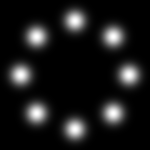
#> input picture test.png, 150 x 150 px
$ python example.py
#> lines starting #> are read from the running program, lines starting #| are printed output that depends on the picture; after the words box and inside, x2 and y2 are one past the last pixel; in counts of white or black regions, pixels touching at a corner belong together
### phase_retrieval.py
import numpy as np

def fienup_phase_retrieval(mag, mask=None, beta=0.8,
                           steps=200, mode='hybrid', verbose=True):
    """
    Implementation of Fienup's phase-retrieval methods. This function
    implements the input-output, the output-output and the hybrid method.

    Note: Mode 'output-output' and beta=1 results in
    the Gerchberg-Saxton algorithm.

    Parameters:
        mag: Measured magnitudes of Fourier transform
        mask: Binary array indicating where the image should be
              if padding is known
        beta: Positive step size
        steps: Number of iterations
        mode: Which algorithm to use
              (can be 'input-output', 'output-output' or 'hybrid')
        verbose: If True, progress is shown

    Returns:
        x: Reconstructed image

    Author: Tobias Uelwer
    Date: 30.12.2018

    References:
    [1] E. Osherovich, Numerical methods for phase retrieval, 2012,
        https://arxiv.org/abs/1203.4756
    [2] J. R. Fienup, Phase retrieval algorithms: a comparison, 1982,
        https://www.osapublishing.org/ao/abstract.cfm?uri=ao-21-15-2758
    [3] https://github.com/cwg45/Image-Reconstruction
    """

    assert beta > 0, 'step size must be a positive number'
    assert steps > 0, 'steps must be a positive number'
    assert mode == 'input-output' or mode == 'output-output'\
        or mode == 'hybrid',\
    'mode must be \'input-output\', \'output-output\' or \'hybrid\''

    if mask is None:
        mask = np.ones(mag.shape)

    assert mag.shape == mask.shape, 'mask and mag must have same shape'

    # sample random phase and initialize image x
    y_hat = mag*np.exp(1j*2*np.pi*np.random.rand(*mag.shape))
    x = np.zeros(mag.shape)

    # previous iterate
    x_p = None

    # main loop
    for i in range(1, steps+1):
        # show progress
        if i % 100 == 0 and verbose:
            print("step", i, "of", steps)

        # inverse fourier transform
        y = np.real(np.fft.ifft2(y_hat))

        # previous iterate
        if x_p is None:
            x_p = y
        else:
            x_p = x

        # updates for elements that satisfy object domain constraints
        if mode == "output-output" or mode == "hybrid":
            x = y

        # find elements that violate object domain constraints
        # or are not masked
        indices = np.logical_or(np.logical_and(y<0, mask),
                                np.logical_not(mask))

        # updates for elements that violate object domain constraints
        if mode == "hybrid" or mode == "input-output":
            x[indices] = x_p[indices]-beta*y[indices]
        elif mode == "output-output":
            x[indices] = y[indices]-beta*y[indices]

        # fourier transform
        x_hat = np.fft.fft2(x)

        # satisfy fourier domain constraints
        # (replace magnitude with input magnitude)
        y_hat = mag*np.exp(1j*np.angle(x_hat))
    return x

### example.py
import numpy as np
import imageio
import matplotlib.pyplot as plt
from phase_retrieval import fienup_phase_retrieval

np.random.seed(1)
image = imageio.imread('test.png', as_gray=True)
#> image is the input picture: shape (150, 150) float32; min 0, max 255, mean 25.9
magnitudes = np.abs(np.fft.fft2(image))
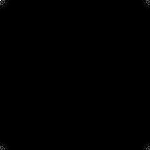
#> magnitudes: shape (150, 150) float64; min 0, max 582368, mean 602; drawn with min black and max white
result = fienup_phase_retrieval(magnitudes, steps=500,
                                verbose=False)
#> the loop in fienup_phase_retrieval, `for i in range(1, steps+1):` made 500 passes
#> pass 1, in fienup_phase_retrieval, `y = np.real(np.fft.ifft2(y_hat))`:
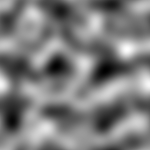
#> y: shape (150, 150) float64; min -116.9, max 75.49, mean -22.4; drawn with min black and max white
#> pass 1, in fienup_phase_retrieval, `indices = np.logical_or(np.logical_and(y<0, mask), np.logical_not(mask))`:
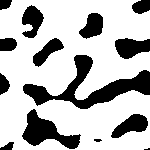
#> indices: shape (150, 150) bool; 72.5% white; 14 black regions (2 under 20 px), largest, box (x1, y1, x2, y2) and area: (23, 55, 150, 109) 2146, (22, 109, 81, 149) 1036, (115, 38, 150, 59) 527
#> pass 2, in fienup_phase_retrieval, `y = np.real(np.fft.ifft2(y_hat))`:
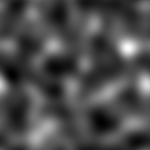
#> y: shape (150, 150) float64; min -134.7, max 229.6, mean -25.9; drawn with min black and max white
#> pass 2, in fienup_phase_retrieval, `x_p = x`:
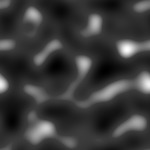
#> x_p: shape (150, 150) float64; min -23.38, max 75.49, mean -0.4; drawn with min black and max white
#> after the loop in fienup_phase_retrieval, `for i in range(1, steps+1):`: mask: shape (150, 150) float64; every value is 1
#> after the loop in fienup_phase_retrieval, `for i in range(1, steps+1):`:
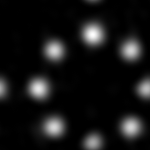
#> x: shape (150, 150) float64; min 1.86e-06, max 301.4, mean 25.9; drawn with min black and max white

plt.show()
plt.subplot(121)
plt.imshow(image, cmap='gray')
plt.title('Image')
plt.subplot(122)
plt.imshow(result, cmap='gray');
plt.title('Reconstruction')
plt.show()
